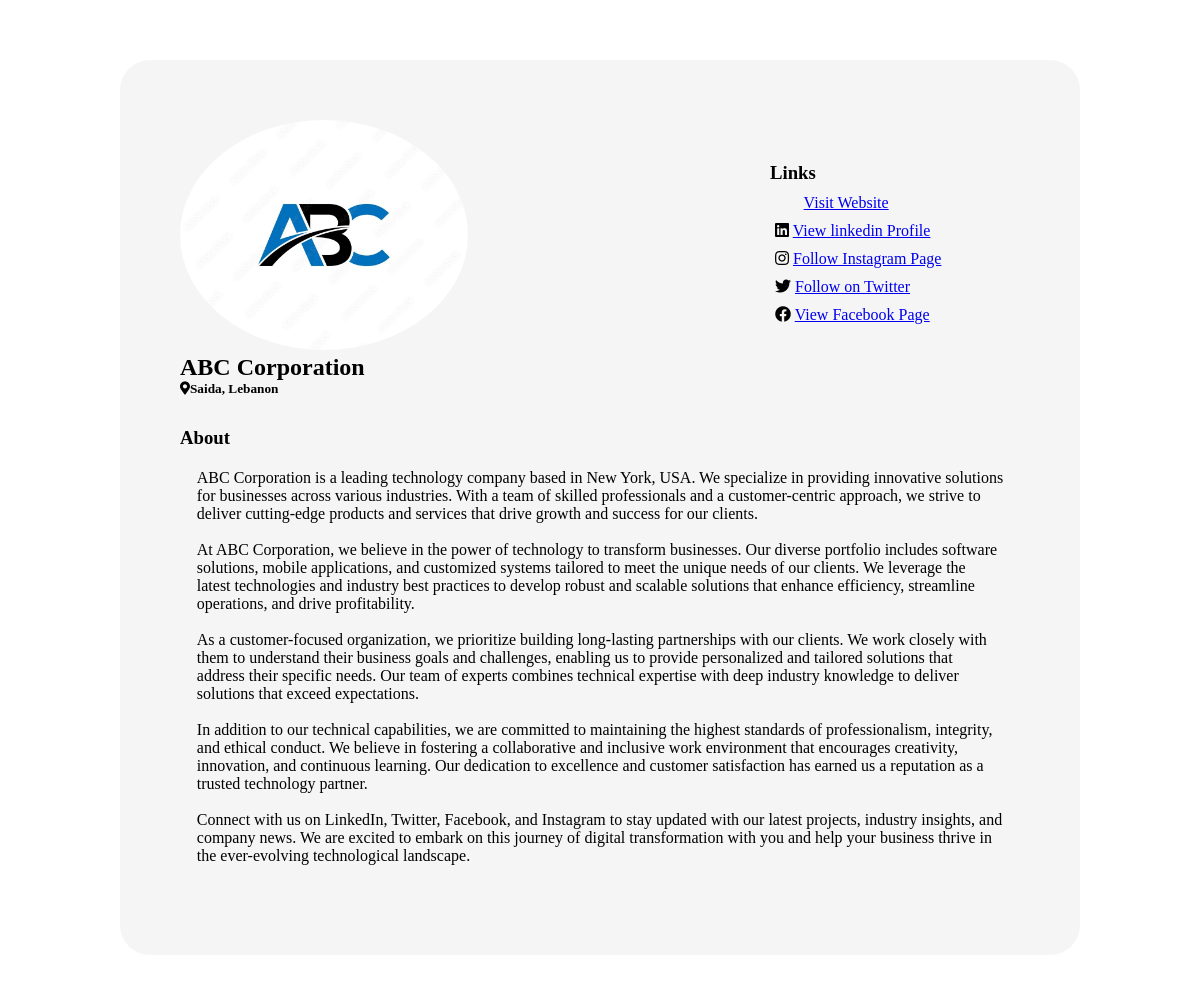
Screenshot of /viewCompanyProfile.php?company_id=1 with the database file from the repository.
### tables this page shows
CREATE TABLE `company` (
  `company_id` int(50) NOT NULL,
  `company_Name` varchar(100) NOT NULL,
  `company_Email` varchar(50) NOT NULL,
  `company_Password` varchar(50) NOT NULL,
  `company_PhoneNumber` int(50) NOT NULL,
  `company_Country` varchar(50) NOT NULL,
  `company_City` int(11) NOT NULL,
  `company_Status` varchar(10) NOT NULL,
  `company_Logo` text NOT NULL,
  `company_Website` varchar(255) NOT NULL,
  `company_Location` varchar(255) NOT NULL,
  `company_Linkedin` varchar(255) NOT NULL,
  `company_Twitter` varchar(50) NOT NULL,
  `company_Facebook` varchar(50) NOT NULL,
  `company_Instagram` varchar(50) NOT NULL,
  `company_About` text NOT NULL
);

### viewCompanyProfile.php (the view, shortened to what this page needs)
<?php
require_once 'connection.php';
if(isset($_GET['company_id']) ){
    $company_id = $_GET['company_id'];
    $selectCompany = mysqli_query($conn,"SELECT * FROM company WHERE company_id='$company_id' ");
    $fetch_company = mysqli_fetch_assoc($selectCompany);
    $company_Name=$fetch_company['company_Name'];
    $company_Logo=$fetch_company['company_Logo'];
    $company_Location=$fetch_company['company_Location'];
    $company_Website=$fetch_company['company_Website'];
    $company_Linkedin=$fetch_company['company_Linkedin'];
    $company_Twitter=$fetch_company['company_Twitter'];
    $company_Facebook=$fetch_company['company_Facebook'];
    $company_Instagram=$fetch_company['company_Instagram'];
    $company_About=$fetch_company['company_About'];
    echo'
    <!DOCTYPE html>
    <html lang="en">
    <head>
        <meta charset="UTF-8">
        <meta http-equiv="X-UA-Compatible" content="IE=edge">
        <meta name="viewport" content="width=device-width, initial-scale=1.0">
        <title>'. $company_Name . '</title>
    </head>
    <body>
    <link rel="stylesheet" href="css/CompanyProfileStyle.css">
    <link rel="stylesheet" href="css/all-icon.css">
    <section class="companyProfileContainer">
        <div class="companyHeader">
            <div calss="companyLogo">
                <img src="images/companies_universities_images/'. $company_Logo .' " class="logoIMG" alt="">
                <h2>' . $company_Name . '</h2>
                ';
                if(!empty($company_Location)){
                    echo'
                        <h5> <i class="fa-solid fa-location-dot"></i>' . $company_Location . '</h5>
                    ';
                }
                echo'
            </div>
        <div class="contactInformation DIV">
            <h3>Links</h3>
            ';
            if(!empty($company_Website)){
                echo'
                    <div class="contactLinks" style="margin-top: 10px;">
                        <i class="fad fa-duotone fa-browser"></i>
                        <a href="'. $company_Website .' " target="_blank">Visit Website</a>
                    </div>
                ';
            }
            if(!empty($company_Linkedin)){
                echo'
                    <div class="contactLinks" style="margin-top: 10px;">
                        <i class="fa fa-brands fa-linkedin"></i>
                        <a href="'. $company_Linkedin .' " target="_blank">View linkedin Profile</a>
                    </div>
                ';
            }
            if(!empty($company_Instagram)){
                echo'
                    <div class="contactLinks" style="margin-top: 10px;">
                        <i class="fa-brands fa-instagram"></i>
                        <a href=" '. $company_Instagram .' "target="_blank" >Follow Instagram Page</a>
                    </div>
                ';
            }
            if(!empty($company_Twitter)){
                echo'
                    <div class="contactLinks" style="margin-top: 10px;">
                    <i class="fa-brands fa-twitter"></i>
                    <a href=" '. $company_Twitter .' "target="_blank" > Follow on Twitter</a>
                    </div>
                ';
            }
            if(!empty($company_Facebook)){
                echo'
                    <div class="contactLinks" style="margin-top: 10px;">
                    <i class="fa-brands fa-facebook"></i>
                    <a href=" '. $company_Facebook .' "target="_blank" >View Facebook Page</a>
                    </div>
                ';
            }
            echo'
        </div>
    </div>
    <div class="about DIV">
        <h3>About</h3>
        <p style="white-space: pre-line;">'. $company_About .'
        </p>
    </div>
</section>
    ';
}
?>

### css/CompanyProfileStyle.css (style rules this page uses)
* { margin: 0; padding: 0; }
.companyProfileContainer { width: 70%; margin: 5% 10%; padding: 5%; border: none 1px black; border-radius: 30px; box-shadow: 5px 10px 18px #ffffff; background-color: whitesmoke; }
.companyHeader { display: flex; flex-direction: row; flex-wrap: wrap; align-content: center; align-items: flex-start; justify-content: space-between; }
.logoIMG { height: 230px; border-radius: 50%; text-align: center; }
.DIV { margin: 30px 0; }
.contactInformation { margin: 5% 0; height: 100%; width: 250px; }
.about h3 { margin-bottom: 20px; }
.about p, .jobsCardContainer, .contactLinks { margin: 0 2%; }

### rows the page displays
company: company_Logo (picture), company_Name "ABC Corporation", company_Location "Saida, Lebanon", company_About "ABC Corporation is a leading technology company based in New York, USA. We specialize in providing innovative solutions for businesses across various industries. With a team of skilled professionals and a customer-centric approach, we strive to deliver cutting-edge products and services that drive growth and success for our clients. At ABC Corporation, we believe in the power of technology to transform businesses. Our diverse portfolio includes software solutions, mobile applications, and customized systems tailored to meet the unique needs of our clients. We leverage the latest technologies and industry best practices to develop robust and scalable solutions that enhance efficiency,…"
